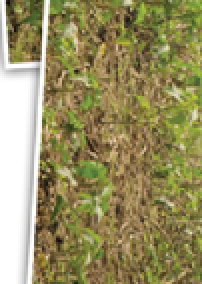
#> input picture Image/query1.png, 101 x 142 px, shrunk from 194 x 273 before the run, found by its file name (shown 2 times larger)
$ jupyter execute --allow-errors SIFT_Flann.ipynb
#> lines starting #> are read from the running program, lines starting #| are printed output that depends on the picture
[cell 1]
import numpy as np
import cv2
from matplotlib import pyplot as plt
import time

[cell 2]
def Flann_match(img1, img2, des1, des2, kp1, kp2):
    #find matches using FLANN
    FLANN_INDEX_KDTREE = 0
    index_params = dict(algorithm = FLANN_INDEX_KDTREE, trees = 5)
    search_params = dict(checks = 50)

    flann = cv2.FlannBasedMatcher(index_params, search_params)

    matches = flann.knnMatch(des1,des2,k=2)

#apply ratio test to find best matches (values from 0.7-1 made sense here)
    good = []
    for m,n in matches:
        if m.distance < 0.8*n.distance:
            good.append(m)

#find homography to transform the edges of the query image and draw them on the train image
#This is also used to mask all keypoints that aren't inside this box further below.
    src_pts = np.float32([ kp1[m.queryIdx].pt for m in good]).reshape(-1,1,2)
    dst_pts = np.float32([ kp2[m.trainIdx].pt for m in good]).reshape(-1,1,2)

    M, mask = cv2.findHomography(src_pts, dst_pts, cv2.RANSAC,5.0)
    matchesMask = mask.ravel().tolist()

    h,w = img1.shape
    pts = np.float32([ [0,0],[0,h-1],[w-1,h-1],[w-1,0] ]).reshape(-1,1,2)
    dst = cv2.perspectiveTransform(pts,M)
    img2 = cv2.polylines(img2,[np.int32(dst)],True,255,3, cv2.LINE_AA)

    return(img2, matchesMask, good)

[cell 3]
start_time = time.perf_counter()

MIN_MATCH_COUNT = 10

img1 = cv2.imread("C:/Users/sapph/downloads/project/Image/query1.png",0)          # queryImage
#> img1: shape (142, 101); min 7, max 255, mean 139.9
img2 = cv2.imread('C:/Users/sapph/downloads/project/Image/mix.jpg',0) # trainImage
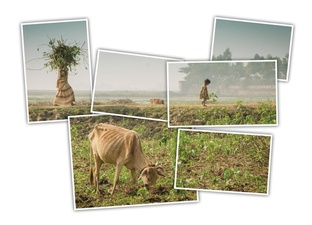
#> input picture Image/mix.jpg, 312 x 225 px, shrunk from 600 x 432 before the run, found by its file name
#> img2: shape (225, 312); min 4, max 255, mean 198.4

# Initiate SIFT detector
sift =  cv2.xfeatures2d.SIFT_create()

# find the keypoints and descriptors with SIFT
kp1, des1 = sift.detectAndCompute(img1,None)
#> kp1 = 192 keypoints; strongest (x, y, size): (26, 9, 2.4), (19, 106, 2.2), (19, 114, 2.5), (21, 86, 1.9)
kp2, des2 = sift.detectAndCompute(img2,None)
#> kp2 = 363 keypoints; strongest (x, y, size): (175, 187, 1.8), (82, 201, 11.6), (207, 82, 3.6), (64, 56, 17.5)

result= Flann_match(img1, img2, des1, des2, kp1, kp2)
#> in Flann_match, `matches = flann.knnMatch(des1,des2,k=2)`: matches = 192 matches
#> after the loop in Flann_match, `for m,n in matches:`: good = 19 matches
#> in Flann_match, `src_pts = np.float32([ kp1[m.queryIdx].pt for m in good]).reshape(-1,1..`: src_pts = 19 rows, first 8: [17.06, 26.11], [22.86, 90.7], [25.22, 45.7], [29.6, 94.12], [31.83, 85.9], [44.04, 118.8], [44.17, 110], [45.59, 72.28]
#> in Flann_match, `dst_pts = np.float32([ kp2[m.trainIdx].pt for m in good]).reshape(-1,1..`: dst_pts = 19 rows, first 8: [194.8, 191.5], [229.7, 188.3], [204.6, 187], [231.7, 183.8], [227.1, 182.6], [245.3, 174.9], [240.6, 174.9], [219.5, 174.1]
#> in Flann_match, `M, mask = cv2.findHomography(src_pts, dst_pts, cv2.RANSAC,5.0)`: M = [[-0.0509, 0.523, 180.3], [-0.656, -0.016, 202.1], [-0.000229, -9.03e-05, 1]]; mask = 19 values, max 1 at index 0, min 0 at index 12, mean 0.947
#> in Flann_match, `matchesMask = mask.ravel().tolist()`: matchesMask = [1, 1, 1, 1, 1, 1, 1, 1, 1, 1, 1, 1, 0, 1, 1, 1, 1, 1, 1]
#> in Flann_match, `dst = cv2.perspectiveTransform(pts,M)`: dst = [[180.3, 202.1], [257.3, 202.4], [258.2, 139.2], [179.3, 139.7]]
#> in Flann_match, `img2 = cv2.polylines(img2,[np.int32(dst)],True,255,3, cv2.LINE_AA)`:
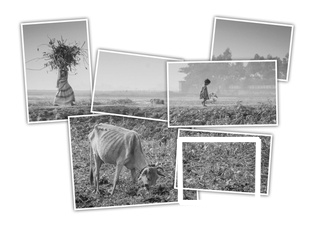
#> img2: shape (225, 312); min 4, max 255, mean 200.4
img2, matchesMask, good = result
#> good = 19 matches

#draw the good matched key points
draw_params = dict(matchColor = None, # draw matches in green color
                   singlePointColor = None,
                   matchesMask = matchesMask[:100], # draw only inliers
                   flags = 2)
#> draw_params = 4 items

output1 = cv2.drawMatches(img1,kp1,img2,kp2,good[:100],None,**draw_params)
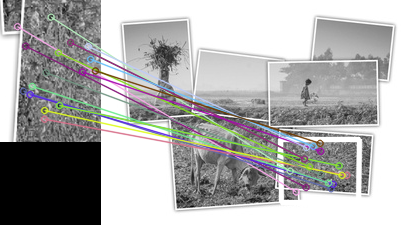
#> output1: shape (225, 413, 3); mean of channels 0, 1, 2 171.8, 172.2, 172.5; drawn as B, G, R

plt.figure(figsize=(20,20))
plt.imshow(output1, 'gray')
plt.show()

print("\nNumber of Matching Keypoints Between The Training and Query Images: ", len(good))
#| Number of Matching Keypoints Between The Training and Query Images:  19

Total_Execution_Time = time.perf_counter() - start_time
print(Total_Execution_Time, "seconds")

[cell 4]
# start time
start_time = time.perf_counter()

MIN_MATCH_COUNT = 10

img1 = cv2.imread("C:/Users/sapph/downloads/project/Image/sample_test_image_query_1.png",0)          # queryImage
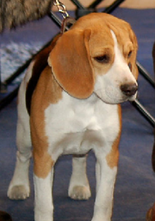
#> input picture Image/sample_test_image_query_1.png, 155 x 221 px, shrunk from 298 x 424 before the run, found by its file name
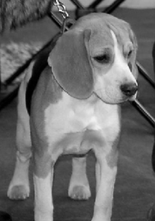
#> img1: shape (221, 155); min 0, max 255, mean 107.2
img2 = cv2.imread('C:/Users/sapph/downloads/project/Image/sample_test_image_1.png',0) # trainImage
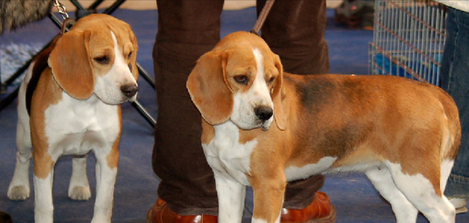
#> input picture Image/sample_test_image_1.png, 469 x 223 px, shrunk from 901 x 429 before the run, found by its file name
#> img2: shape (223, 469); min 0, max 255, mean 99.1

img3 = cv2.imread("C:/Users/sapph/downloads/project/Image/sample_test_image_query_2.jpg",0)          # queryImage
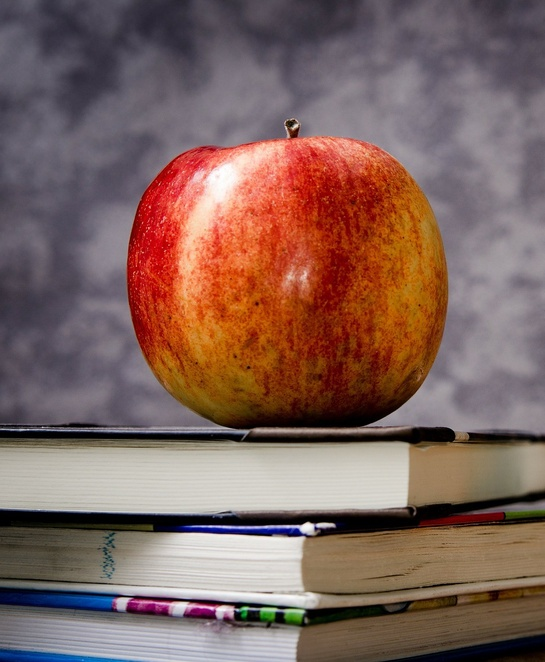
#> input picture Image/sample_test_image_query_2.jpg, 545 x 662 px, shrunk from 1046 x 1271 before the run, found by its file name
#> img3: shape (662, 545); min 0, max 255, mean 108.1
img4 = cv2.imread('C:/Users/sapph/downloads/project/Image/sample_test_image_2.jpg',0) # trainImage
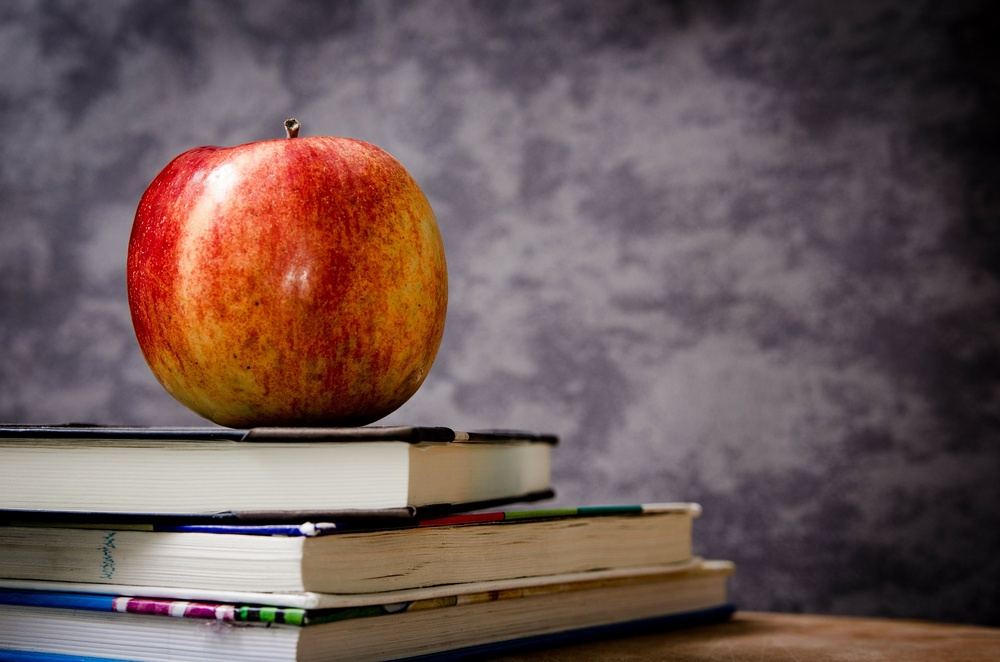
#> input picture Image/sample_test_image_2.jpg, 1000 x 662 px, shrunk from 1920 x 1271 before the run, found by its file name
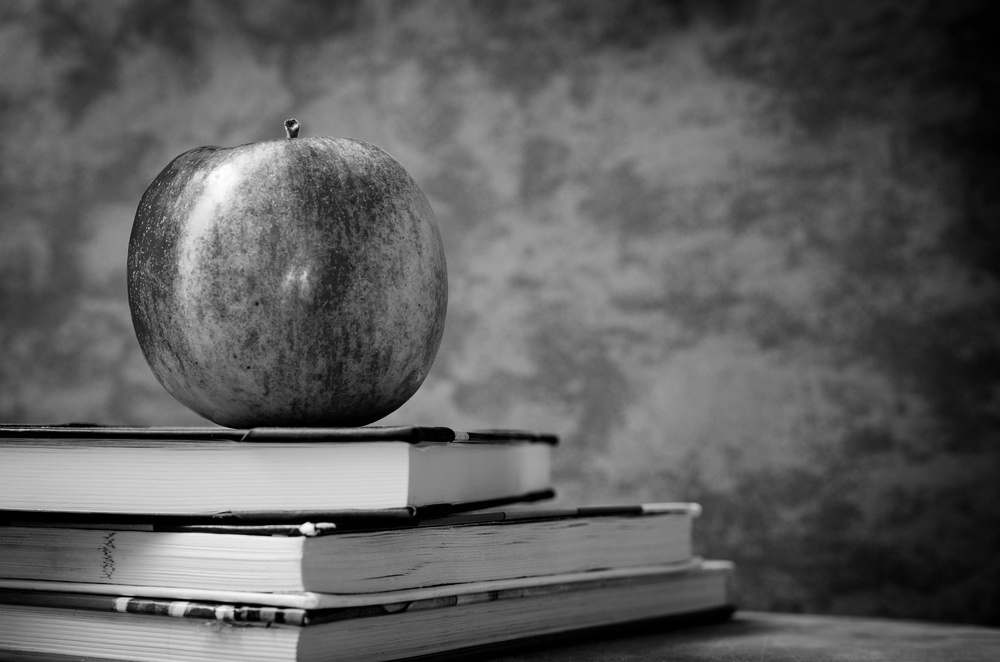
#> img4: shape (662, 1000); min 0, max 255, mean 93.5

img5 = cv2.imread("C:/Users/sapph/downloads/project/Image/sample_test_image_query_3.jpg",0)          # queryImage
img6 = cv2.imread('C:/Users/sapph/downloads/project/Image/sample_test_image_3.jpg',0) # trainImage

img7 = cv2.imread("C:/Users/sapph/downloads/project/Image/sample_test_image_query_4.jpg",0)          # queryImage
img8 = cv2.imread('C:/Users/sapph/downloads/project/Image/sample_test_image_4.jpg',0) # trainImage

img9 = cv2.imread("C:/Users/sapph/downloads/project/Image/sample_test_image_query_5.jpg",0)          # queryImage
img10 = cv2.imread('C:/Users/sapph/downloads/project/Image/sample_test_image_5.jpg',0) # trainImage

# Initiate SIFT detector
sift =  cv2.xfeatures2d.SIFT_create()

# find the keypoints and descriptors with SIFT
kp1, des1 = sift.detectAndCompute(img1,None)
#> kp1 = 220 keypoints; strongest (x, y, size): (126, 89, 8.3), (134, 97, 3.7), (110, 10, 6.3), (121, 70, 17.4)
kp2, des2 = sift.detectAndCompute(img2,None)
#> kp2 = 569 keypoints; strongest (x, y, size): (262, 114, 11.1), (420, 214, 4.4), (271, 119, 2.7), (244, 80, 10.1)

kp3, des3 = sift.detectAndCompute(img3,None)
#> kp3 = 877 keypoints; strongest (x, y, size): (307, 527, 7.5), (297, 533, 5.5), (331, 525, 3.8), (288, 526, 2.9)
kp4, des4 = sift.detectAndCompute(img4,None)
#> kp4 = 901 keypoints; strongest (x, y, size): (307, 527, 7.5), (297, 533, 5.5), (331, 525, 3.9), (287, 526, 2.9)

#> (the rest of this cell did not finish here and is left out)

[cell 5]
# Flann points for Image 1 and 2
result= Flann_match(img1, img2, des1, des2, kp1, kp2)
#> in Flann_match (call 2), `matches = flann.knnMatch(des1,des2,k=2)`: matches = 220 matches
#> after the loop in Flann_match (call 2), `for m,n in matches:`: good = 180 matches
#> in Flann_match (call 2), `src_pts = np.float32([ kp1[m.queryIdx].pt for m in good]).reshape(-1,1..`: src_pts = 180 rows, first 8: [2.63, 80.11], [2.76, 59.47], [5.48, 4.69], [5.8, 197.8], [6.88, 73.18], [7.54, 184.3], [8.12, 51.38], [8.12, 51.38]
#> in Flann_match (call 2), `dst_pts = np.float32([ kp2[m.trainIdx].pt for m in good]).reshape(-1,1..`: dst_pts = 180 rows, first 8: [2.63, 80.93], [2.76, 60.35], [5.48, 5.65], [5.8, 198.2], [6.85, 74.05], [7.53, 184.8], [8.17, 52.3], [8.17, 52.3]
#> in Flann_match (call 2), `M, mask = cv2.findHomography(src_pts, dst_pts, cv2.RANSAC,5.0)`: M = [[1, 9.36e-05, 0.00253], [0.000113, 0.998, 1], [-1.41e-07, 2.36e-06, 1]]; mask = 180 values, max 1 at index 0, min 0 at index 127, mean 0.989
#> in Flann_match (call 2), `matchesMask = mask.ravel().tolist()`: matchesMask has the same summary as mask
#> in Flann_match (call 2), `dst = cv2.perspectiveTransform(pts,M)`: dst = [[0.00253, 1], [0.0231, 220.4], [154.1, 220.4], [154.1, 1.02]]
#> in Flann_match (call 2), `img2 = cv2.polylines(img2,[np.int32(dst)],True,255,3, cv2.LINE_AA)`:
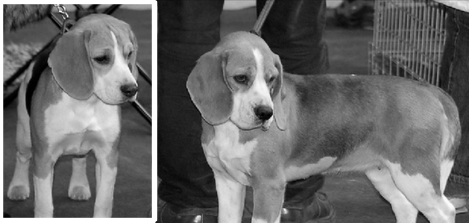
#> img2: shape (223, 469); min 0, max 255, mean 104.9
img2, matchesMask, good = result
#> matchesMask has the same summary as mask in Flann_match; good = 180 matches

#draw the good matched key points
draw_params = dict(matchColor = None, # draw matches in green color
                   singlePointColor = None,
                   matchesMask = matchesMask[:100], # draw only inliers
                   flags = 2)

# points for Image 3 and 4
result1= Flann_match(img3, img4, des3, des4, kp3, kp4)
#> in Flann_match (call 3), `matches = flann.knnMatch(des1,des2,k=2)`: matches = 877 matches
#> after the loop in Flann_match (call 3), `for m,n in matches:`: good = 700 matches
#> in Flann_match (call 3), `src_pts = np.float32([ kp1[m.queryIdx].pt for m in good]).reshape(-1,1..`: src_pts = 700 rows, first 8: [11.02, 646], [15.53, 426.2], [20.88, 439.1], [21.95, 528.6], [42.09, 429], [67.3, 422.8], [72.16, 530.4], [72.86, 610.3]
#> in Flann_match (call 3), `dst_pts = np.float32([ kp2[m.trainIdx].pt for m in good]).reshape(-1,1..`: dst_pts = 700 rows, first 8: [11.06, 646], [15.46, 426.2], [20.92, 439.1], [22.01, 528.5], [42.02, 429], [536.6, 430.9], [71.98, 530.4], [72.79, 610.3]
img4, matchesMask1, good1 = result1
#> matchesMask1 = 700 values, max 1 at index 0, min 0 at index 5, mean 0.984; good1 = 700 matches

#draw the good matched key points
draw_params1 = dict(matchColor = None, # draw matches in green color
                   singlePointColor = None,
                   matchesMask = matchesMask1[:100], # draw only inliers
                   flags = 2)
#> draw_params1 = 4 items

# points for Image 5 and 6
#> (the rest of this cell did not finish here and is left out)
